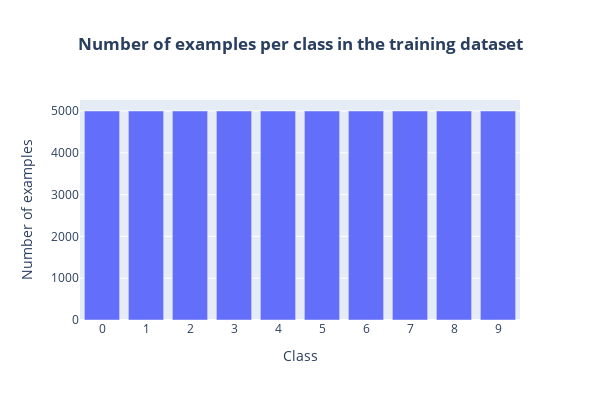
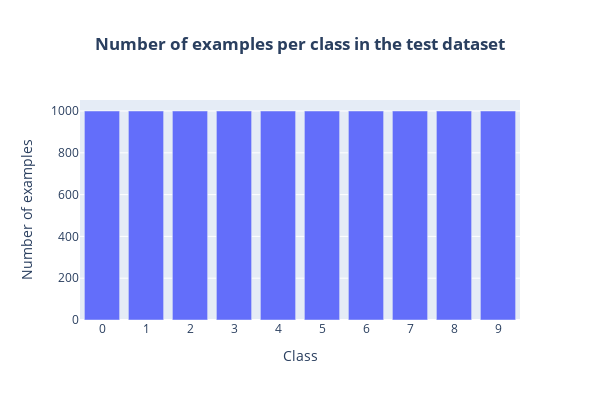

The code cell stored with these charts, in order, in its notebook:
### Code cell
# Dataset balancing analysis
from tensorflow.keras.utils import to_categorical
import plotly.express as px

yy = to_categorical(y)
yyt = to_categorical(yt)
sum_along_columns1 = np.sum(yy, axis = 0)
print(sum_along_columns1)
sum_along_columns2 = np.sum(yyt, axis = 0)
print(sum_along_columns2)
fig1 = px.bar(x=range(10),y=sum_along_columns1, width=600, height=400,
              labels=dict(x="Class", y="Number of examples"), title="<b>Number of examples per class in the training dataset</b>")
fig1.update_layout(xaxis = dict(tickmode = 'linear', dtick = 1), title_x=0.5)
fig1.show()
fig2 = px.bar(x=range(10),y=sum_along_columns2, width=600, height=400,
              labels=dict(x="Class", y="Number of examples"), title="<b>Number of examples per class in the test dataset</b>")
fig2.update_layout(xaxis = dict(tickmode = 'linear', dtick = 1), title_x=0.5)
fig2.show()

### Figure 1 — Plotly figure (JSON) as saved in the notebook; plotly's stock layout.template omitted (floating-point values rounded to 4 significant figures)
{"data": [{"alignmentgroup": "True", "hovertemplate": "Class=%{x}<br>Number of examples=%{y}<extra></extra>", "legendgroup": "", "marker": {"color": "#636efa", "pattern": {"shape": ""}}, "name": "", "offsetgroup": "", "orientation": "v", "showlegend": false, "textposition": "auto", "type": "bar", "x": [0, 1, 2, 3, 4, 5, 6, 7, 8, 9], "xaxis": "x", "y": [5000, 5000, 5000, 5000, 5000, 5000, 5000, 5000, 5000, 5000], "yaxis": "y"}], "layout": {"barmode": "relative", "height": 400, "legend": {"tracegroupgap": 0}, "title": {"text": "<b>Number of examples per class in the training dataset</b>", "x": 0.5}, "width": 600, "xaxis": {"anchor": "y", "domain": [0, 1], "dtick": 1, "tickmode": "linear", "title": {"text": "Class"}}, "yaxis": {"anchor": "x", "domain": [0, 1], "title": {"text": "Number of examples"}}}}

### Figure 2 — Plotly figure (JSON) as saved in the notebook; plotly's stock layout.template omitted (floating-point values rounded to 4 significant figures)
{"data": [{"alignmentgroup": "True", "hovertemplate": "Class=%{x}<br>Number of examples=%{y}<extra></extra>", "legendgroup": "", "marker": {"color": "#636efa", "pattern": {"shape": ""}}, "name": "", "offsetgroup": "", "orientation": "v", "showlegend": false, "textposition": "auto", "type": "bar", "x": [0, 1, 2, 3, 4, 5, 6, 7, 8, 9], "xaxis": "x", "y": [1000, 1000, 1000, 1000, 1000, 1000, 1000, 1000, 1000, 1000], "yaxis": "y"}], "layout": {"barmode": "relative", "height": 400, "legend": {"tracegroupgap": 0}, "title": {"text": "<b>Number of examples per class in the test dataset</b>", "x": 0.5}, "width": 600, "xaxis": {"anchor": "y", "domain": [0, 1], "dtick": 1, "tickmode": "linear", "title": {"text": "Class"}}, "yaxis": {"anchor": "x", "domain": [0, 1], "title": {"text": "Number of examples"}}}}
